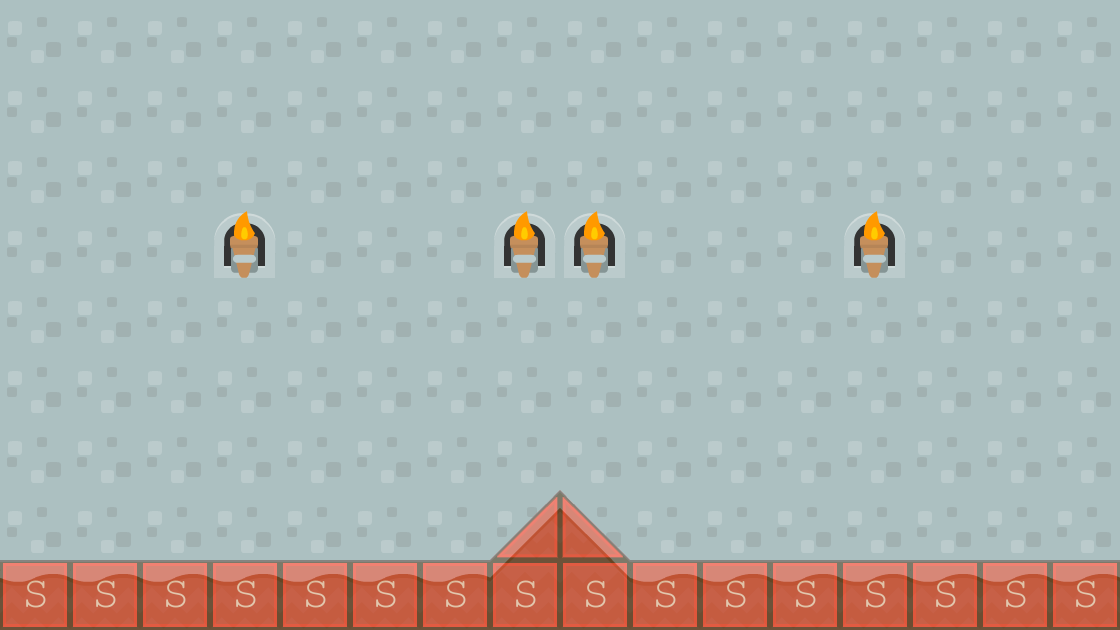

A level layout from a 2D game, rendered from its tile map. Below: a short description, then the map file with tile-grid data replaced by summaries:
An orthogonal 16x9 tile map with 70x70 px tiles, 4 tile layers (backgound 3, background 2, background 1, collision), 2 tilesets and 2 objects (enemyBase, playerBase).

<map version="1.0" orientation="orthogonal" width="16" height="9" tilewidth="70" tileheight="70" backgroundcolor="#0f0f70">
 <tileset firstgid="1" name="background-tiles" tilewidth="70" tileheight="70">
  <image source="../img/background-tiles.png" width="910" height="910" />
 </tileset>
 <tileset firstgid="170" name="meta-tiles" tilewidth="70" tileheight="70">
  <image source="../img/meta-tiles.png" width="350" height="70" />
  <tile id="1">
   <properties>
    <property name="type" value="lslope" />
   </properties>
  </tile>
  <tile id="3">
   <properties>
    <property name="type" value="rslope" />
   </properties>
  </tile>
  <tile id="4">
   <properties>
    <property name="type" value="solid" />
   </properties>
  </tile>
 </tileset>
 <layer name="backgound 3" width="16" height="9">
  <data>[144 cells, 141 non-empty, 2 distinct tile ids]</data>
 </layer>
 <layer name="background 2" width="16" height="9">
  <data>[144 cells, 5 non-empty, 2 distinct tile ids]</data>
 </layer>
 <layer name="background 1" width="16" height="9">
  <data>[144 cells, 46 non-empty, 7 distinct tile ids]</data>
 </layer>
 <layer name="collision" width="16" height="9" opacity="0.46">
  <data>[144 cells, 18 non-empty, 3 distinct tile ids]</data>
 </layer>
 <objectgroup name="BaseEntities" width="16" height="9">
  <object name="enemyBase" x="913" y="422" width="59" height="137" />
  <object name="playerBase" x="140" y="425" width="72" height="137" />
 </objectgroup>
</map>
